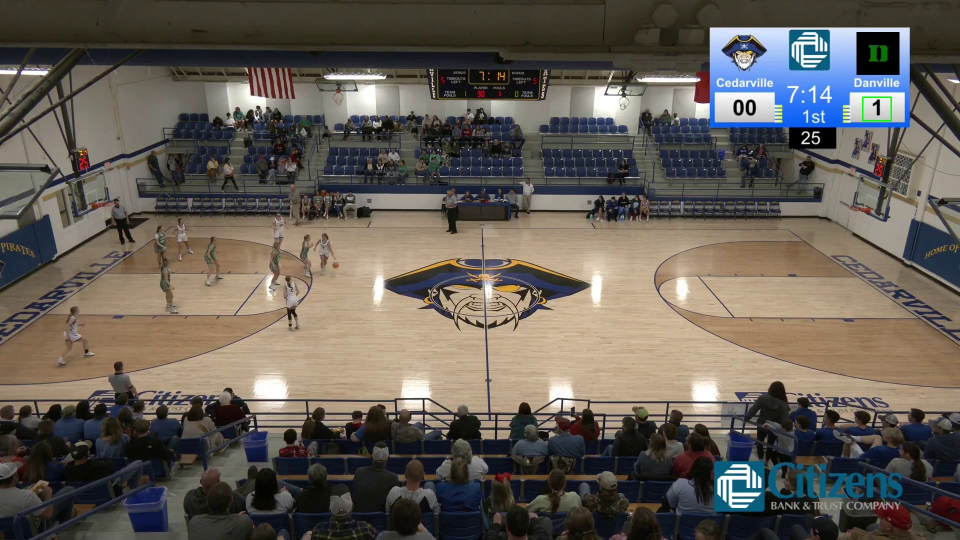
#> input picture utils/image_with_bbox.jpg, 1920 x 1080 px (shown at 1/2 size)
$ python -i scoring.py   (imports and definitions only)
#> lines starting #> are read from the running program, lines starting #| are printed output that depends on the picture
import cv2
import numpy as np

class State:
    # [100 lines left out: functions __init__, update_state, write_stats, not called in this run]


class BasketballScoreDetector:
    def __init__(self, *args, **kwargs):
        if 'base_frame' in kwargs:
            self._init_single_frame_detector(kwargs['base_frame'], kwargs['hoop_regions'], kwargs.get('verbose', False), kwargs.get('threshold', 25))
        elif 'video_path' in kwargs:
            self._init_full_detector(kwargs['video_path'], kwargs['output_path_color'], kwargs.get('hoop_regions', []), kwargs.get('output_path_gray', None), kwargs.get('verbose', False),kwargs.get('output_txt', None),kwargs.get('threshold', 25))
        else:
            raise ValueError("Invalid arguments passed to BasketballHoopDetector")


    # [211 lines left out: functions _init_full_detector, _init_single_frame_detector, _initialize_base_frame, draw_colors_on_frame, write_score, process_frame and 2 more, not called in this run]

>>> import cv2
>>> picture = cv2.imread('image_with_bbox.jpg', cv2.IMREAD_GRAYSCALE)
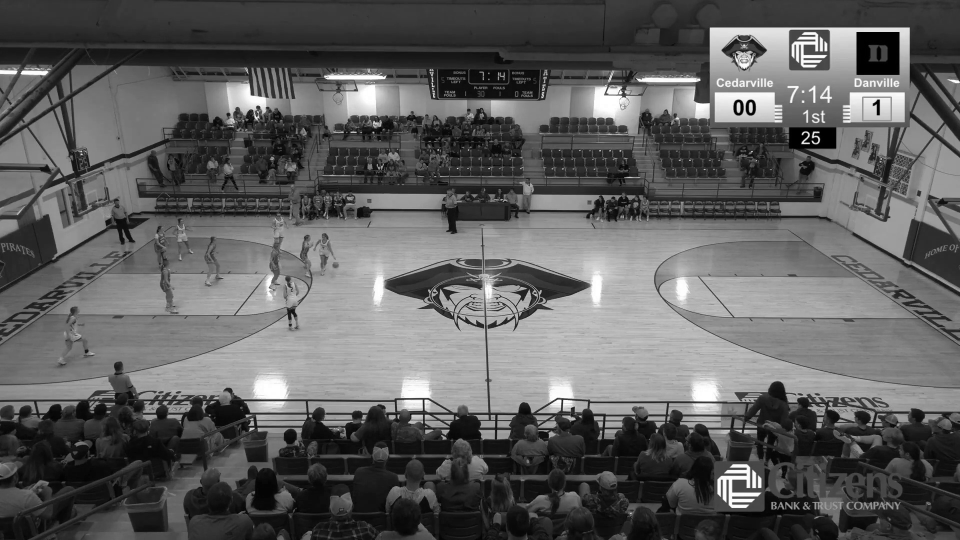
#> picture: shape (1080, 1920) (shown at 1/2 size); min 0, max 255, mean 93.9
#> (the run stopped early here; a loop or call above may not have finished)

$ run again, on utils/scoreboard_image.png
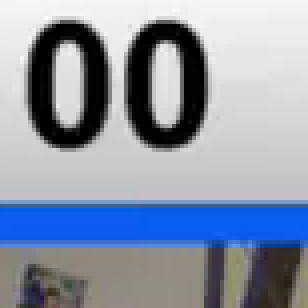
#> input picture utils/scoreboard_image.png, 77 x 77 px (shown 4 times larger)
#> `picture = cv2.imread('image_with_bbox.jpg', cv2.IMREAD_GRAYSCALE)`:
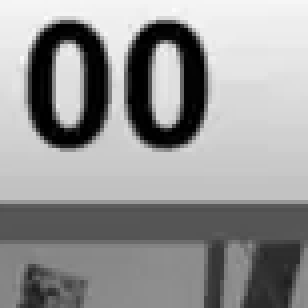
#> picture: shape (77, 77) (shown 4 times larger); min 0, max 251, mean 148.5
